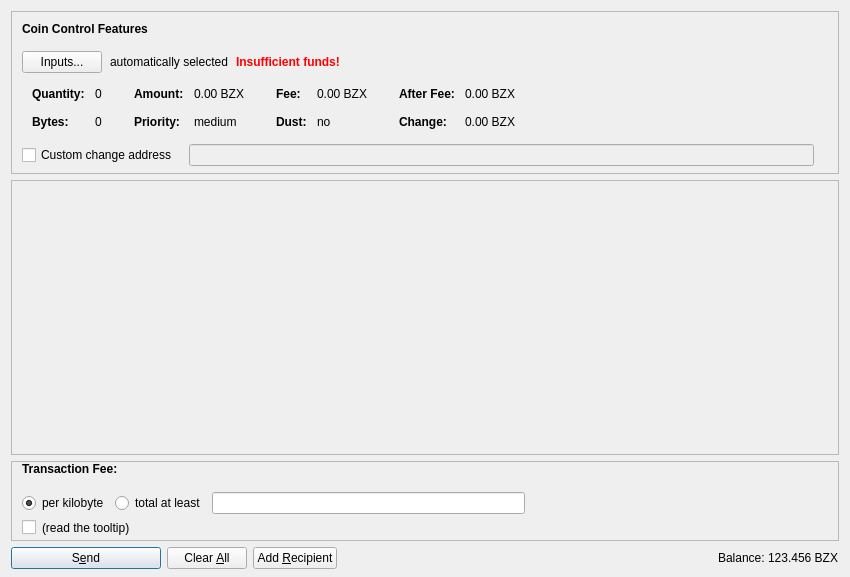
<?xml version="1.0" encoding="UTF-8"?>
<ui version="4.0">
 <class>SendCoinsDialog</class>
 <widget class="QDialog" name="SendCoinsDialog">
  <property name="geometry">
   <rect>
    <x>0</x>
    <y>0</y>
    <width>850</width>
    <height>577</height>
   </rect>
  </property>
  <property name="windowTitle">
   <string>Send Coins</string>
  </property>
  <layout class="QVBoxLayout" name="verticalLayout" stretch="0,1,0,0">
   <property name="bottomMargin">
    <number>8</number>
   </property>
   <item>
    <widget class="QFrame" name="frameCoinControl">
     <property name="sizePolicy">
      <sizepolicy hsizetype="Expanding" vsizetype="Expanding">
       <horstretch>0</horstretch>
       <verstretch>0</verstretch>
      </sizepolicy>
     </property>
     <property name="maximumSize">
      <size>
       <width>16777215</width>
       <height>16777215</height>
      </size>
     </property>
     <property name="frameShape">
      <enum>QFrame::StyledPanel</enum>
     </property>
     <property name="frameShadow">
      <enum>QFrame::Sunken</enum>
     </property>
     <layout class="QVBoxLayout" name="verticalLayoutCoinControl2">
      <property name="spacing">
       <number>0</number>
      </property>
      <property name="leftMargin">
       <number>0</number>
      </property>
      <property name="topMargin">
       <number>0</number>
      </property>
      <property name="rightMargin">
       <number>0</number>
      </property>
      <property name="bottomMargin">
       <number>6</number>
      </property>
      <item>
       <layout class="QVBoxLayout" name="verticalLayoutCoinControl" stretch="0,0,0,0,1">
        <property name="spacing">
         <number>0</number>
        </property>
        <property name="leftMargin">
         <number>10</number>
        </property>
        <property name="topMargin">
         <number>10</number>
        </property>
        <item>
         <layout class="QHBoxLayout" name="horizontalLayoutCoinControl1">
          <property name="bottomMargin">
           <number>15</number>
          </property>
          <item>
           <widget class="QLabel" name="labelCoinControlFeatures">
            <property name="sizePolicy">
             <sizepolicy hsizetype="Preferred" vsizetype="Maximum">
              <horstretch>0</horstretch>
              <verstretch>0</verstretch>
             </sizepolicy>
            </property>
            <property name="font">
             <font>
              <weight>75</weight>
              <bold>true</bold>
             </font>
            </property>
            <property name="styleSheet">
             <string notr="true">font-weight:bold;</string>
            </property>
            <property name="text">
             <string>Coin Control Features</string>
            </property>
           </widget>
          </item>
         </layout>
        </item>
        <item>
         <layout class="QHBoxLayout" name="horizontalLayoutCoinControl2" stretch="0,0,0,0">
          <property name="spacing">
           <number>8</number>
          </property>
          <property name="bottomMargin">
           <number>10</number>
          </property>
          <item>
           <widget class="QPushButton" name="pushButtonCoinControl">
            <property name="styleSheet">
             <string notr="true"/>
            </property>
            <property name="text">
             <string>Inputs...</string>
            </property>
            <property name="autoDefault">
             <bool>false</bool>
            </property>
           </widget>
          </item>
          <item>
           <widget class="QLabel" name="labelCoinControlAutomaticallySelected">
            <property name="text">
             <string>automatically selected</string>
            </property>
            <property name="margin">
             <number>5</number>
            </property>
           </widget>
          </item>
          <item>
           <widget class="QLabel" name="labelCoinControlInsuffFunds">
            <property name="font">
             <font>
              <weight>75</weight>
              <bold>true</bold>
             </font>
            </property>
            <property name="styleSheet">
             <string notr="true">color:red;font-weight:bold;</string>
            </property>
            <property name="text">
             <string>Insufficient funds!</string>
            </property>
            <property name="margin">
             <number>5</number>
            </property>
           </widget>
          </item>
          <item>
           <spacer name="horizontalSpacerCoinControl">
            <property name="orientation">
             <enum>Qt::Horizontal</enum>
            </property>
            <property name="sizeHint" stdset="0">
             <size>
              <width>40</width>
              <height>1</height>
             </size>
            </property>
           </spacer>
          </item>
         </layout>
        </item>
        <item>
         <widget class="QWidget" name="widgetCoinControl" native="true">
          <property name="sizePolicy">
           <sizepolicy hsizetype="Preferred" vsizetype="Preferred">
            <horstretch>0</horstretch>
            <verstretch>0</verstretch>
           </sizepolicy>
          </property>
          <property name="minimumSize">
           <size>
            <width>0</width>
            <height>0</height>
           </size>
          </property>
          <property name="styleSheet">
           <string notr="true"/>
          </property>
          <layout class="QHBoxLayout" name="horizontalLayoutCoinControl5">
           <property name="leftMargin">
            <number>0</number>
           </property>
           <property name="topMargin">
            <number>0</number>
           </property>
           <property name="rightMargin">
            <number>0</number>
           </property>
           <property name="bottomMargin">
            <number>0</number>
           </property>
           <item>
            <layout class="QHBoxLayout" name="horizontalLayoutCoinControl3" stretch="0,0,0,1">
             <property name="spacing">
              <number>20</number>
             </property>
             <property name="topMargin">
              <number>0</number>
             </property>
             <property name="bottomMargin">
              <number>10</number>
             </property>
             <item>
              <layout class="QFormLayout" name="formLayoutCoinControl1">
               <property name="horizontalSpacing">
                <number>10</number>
               </property>
               <property name="verticalSpacing">
                <number>14</number>
               </property>
               <property name="leftMargin">
                <number>10</number>
               </property>
               <property name="topMargin">
                <number>4</number>
               </property>
               <property name="rightMargin">
                <number>6</number>
               </property>
               <item row="0" column="0">
                <widget class="QLabel" name="labelCoinControlQuantityText">
                 <property name="font">
                  <font>
                   <weight>75</weight>
                   <bold>true</bold>
                  </font>
                 </property>
                 <property name="text">
                  <string>Quantity:</string>
                 </property>
                 <property name="margin">
                  <number>0</number>
                 </property>
                </widget>
               </item>
               <item row="0" column="1">
                <widget class="QLabel" name="labelCoinControlQuantity">
                 <property name="cursor">
                  <cursorShape>IBeamCursor</cursorShape>
                 </property>
                 <property name="contextMenuPolicy">
                  <enum>Qt::ActionsContextMenu</enum>
                 </property>
                 <property name="text">
                  <string notr="true">0</string>
                 </property>
                 <property name="margin">
                  <number>0</number>
                 </property>
                 <property name="textInteractionFlags">
                  <set>Qt::LinksAccessibleByMouse|Qt::TextSelectableByKeyboard|Qt::TextSelectableByMouse</set>
                 </property>
                </widget>
               </item>
               <item row="1" column="0">
                <widget class="QLabel" name="labelCoinControlBytesText">
                 <property name="font">
                  <font>
                   <weight>75</weight>
                   <bold>true</bold>
                  </font>
                 </property>
                 <property name="text">
                  <string>Bytes:</string>
                 </property>
                </widget>
               </item>
               <item row="1" column="1">
                <widget class="QLabel" name="labelCoinControlBytes">
                 <property name="cursor">
                  <cursorShape>IBeamCursor</cursorShape>
                 </property>
                 <property name="contextMenuPolicy">
                  <enum>Qt::ActionsContextMenu</enum>
                 </property>
                 <property name="text">
                  <string notr="true">0</string>
                 </property>
                 <property name="textInteractionFlags">
                  <set>Qt::LinksAccessibleByMouse|Qt::TextSelectableByKeyboard|Qt::TextSelectableByMouse</set>
                 </property>
                </widget>
               </item>
              </layout>
             </item>
             <item>
              <layout class="QFormLayout" name="formLayoutCoinControl2">
               <property name="horizontalSpacing">
                <number>10</number>
               </property>
               <property name="verticalSpacing">
                <number>14</number>
               </property>
               <property name="leftMargin">
                <number>6</number>
               </property>
               <property name="topMargin">
                <number>4</number>
               </property>
               <property name="rightMargin">
                <number>6</number>
               </property>
               <item row="0" column="0">
                <widget class="QLabel" name="labelCoinControlAmountText">
                 <property name="font">
                  <font>
                   <weight>75</weight>
                   <bold>true</bold>
                  </font>
                 </property>
                 <property name="text">
                  <string>Amount:</string>
                 </property>
                 <property name="margin">
                  <number>0</number>
                 </property>
                </widget>
               </item>
               <item row="0" column="1">
                <widget class="QLabel" name="labelCoinControlAmount">
                 <property name="cursor">
                  <cursorShape>IBeamCursor</cursorShape>
                 </property>
                 <property name="contextMenuPolicy">
                  <enum>Qt::ActionsContextMenu</enum>
                 </property>
                 <property name="text">
                  <string notr="true">0.00 BZX</string>
                 </property>
                 <property name="textInteractionFlags">
                  <set>Qt::LinksAccessibleByMouse|Qt::TextSelectableByKeyboard|Qt::TextSelectableByMouse</set>
                 </property>
                </widget>
               </item>
               <item row="1" column="0">
                <widget class="QLabel" name="labelCoinControlPriorityText">
                 <property name="font">
                  <font>
                   <weight>75</weight>
                   <bold>true</bold>
                  </font>
                 </property>
                 <property name="text">
                  <string>Priority:</string>
                 </property>
                </widget>
               </item>
               <item row="1" column="1">
                <widget class="QLabel" name="labelCoinControlPriority">
                 <property name="cursor">
                  <cursorShape>IBeamCursor</cursorShape>
                 </property>
                 <property name="contextMenuPolicy">
                  <enum>Qt::ActionsContextMenu</enum>
                 </property>
                 <property name="text">
                  <string notr="true">medium</string>
                 </property>
                 <property name="textInteractionFlags">
                  <set>Qt::LinksAccessibleByMouse|Qt::TextSelectableByKeyboard|Qt::TextSelectableByMouse</set>
                 </property>
                </widget>
               </item>
              </layout>
             </item>
             <item>
              <layout class="QFormLayout" name="formLayoutCoinControl3">
               <property name="horizontalSpacing">
                <number>10</number>
               </property>
               <property name="verticalSpacing">
                <number>14</number>
               </property>
               <property name="leftMargin">
                <number>6</number>
               </property>
               <property name="topMargin">
                <number>4</number>
               </property>
               <property name="rightMargin">
                <number>6</number>
               </property>
               <item row="0" column="0">
                <widget class="QLabel" name="labelCoinControlFeeText">
                 <property name="font">
                  <font>
                   <weight>75</weight>
                   <bold>true</bold>
                  </font>
                 </property>
                 <property name="text">
                  <string>Fee:</string>
                 </property>
                 <property name="margin">
                  <number>0</number>
                 </property>
                </widget>
               </item>
               <item row="0" column="1">
                <widget class="QLabel" name="labelCoinControlFee">
                 <property name="cursor">
                  <cursorShape>IBeamCursor</cursorShape>
                 </property>
                 <property name="contextMenuPolicy">
                  <enum>Qt::ActionsContextMenu</enum>
                 </property>
                 <property name="text">
                  <string notr="true">0.00 BZX</string>
                 </property>
                 <property name="textInteractionFlags">
                  <set>Qt::LinksAccessibleByMouse|Qt::TextSelectableByKeyboard|Qt::TextSelectableByMouse</set>
                 </property>
                </widget>
               </item>
               <item row="1" column="0">
                <widget class="QLabel" name="labelCoinControlLowOutputText">
                 <property name="font">
                  <font>
                   <weight>75</weight>
                   <bold>true</bold>
                  </font>
                 </property>
                 <property name="text">
                  <string>Dust:</string>
                 </property>
                </widget>
               </item>
               <item row="1" column="1">
                <widget class="QLabel" name="labelCoinControlLowOutput">
                 <property name="cursor">
                  <cursorShape>IBeamCursor</cursorShape>
                 </property>
                 <property name="contextMenuPolicy">
                  <enum>Qt::ActionsContextMenu</enum>
                 </property>
                 <property name="text">
                  <string notr="true">no</string>
                 </property>
                 <property name="textInteractionFlags">
                  <set>Qt::LinksAccessibleByMouse|Qt::TextSelectableByKeyboard|Qt::TextSelectableByMouse</set>
                 </property>
                </widget>
               </item>
              </layout>
             </item>
             <item>
              <layout class="QFormLayout" name="formLayoutCoinControl4">
               <property name="horizontalSpacing">
                <number>10</number>
               </property>
               <property name="verticalSpacing">
                <number>14</number>
               </property>
               <property name="leftMargin">
                <number>6</number>
               </property>
               <property name="topMargin">
                <number>4</number>
               </property>
               <property name="rightMargin">
                <number>6</number>
               </property>
               <item row="0" column="0">
                <widget class="QLabel" name="labelCoinControlAfterFeeText">
                 <property name="font">
                  <font>
                   <weight>75</weight>
                   <bold>true</bold>
                  </font>
                 </property>
                 <property name="text">
                  <string>After Fee:</string>
                 </property>
                 <property name="margin">
                  <number>0</number>
                 </property>
                </widget>
               </item>
               <item row="0" column="1">
                <widget class="QLabel" name="labelCoinControlAfterFee">
                 <property name="cursor">
                  <cursorShape>IBeamCursor</cursorShape>
                 </property>
                 <property name="contextMenuPolicy">
                  <enum>Qt::ActionsContextMenu</enum>
                 </property>
                 <property name="text">
                  <string notr="true">0.00 BZX</string>
                 </property>
                 <property name="textInteractionFlags">
                  <set>Qt::LinksAccessibleByMouse|Qt::TextSelectableByKeyboard|Qt::TextSelectableByMouse</set>
                 </property>
                </widget>
               </item>
               <item row="1" column="0">
                <widget class="QLabel" name="labelCoinControlChangeText">
                 <property name="font">
                  <font>
                   <weight>75</weight>
                   <bold>true</bold>
                  </font>
                 </property>
                 <property name="text">
                  <string>Change:</string>
                 </property>
                </widget>
               </item>
               <item row="1" column="1">
                <widget class="QLabel" name="labelCoinControlChange">
                 <property name="cursor">
                  <cursorShape>IBeamCursor</cursorShape>
                 </property>
                 <property name="contextMenuPolicy">
                  <enum>Qt::ActionsContextMenu</enum>
                 </property>
                 <property name="text">
                  <string notr="true">0.00 BZX</string>
                 </property>
                 <property name="textInteractionFlags">
                  <set>Qt::LinksAccessibleByMouse|Qt::TextSelectableByKeyboard|Qt::TextSelectableByMouse</set>
                 </property>
                </widget>
               </item>
              </layout>
             </item>
            </layout>
           </item>
          </layout>
         </widget>
        </item>
        <item>
         <layout class="QHBoxLayout" name="horizontalLayoutCoinControl4" stretch="0,0,0">
          <property name="spacing">
           <number>12</number>
          </property>
          <property name="sizeConstraint">
           <enum>QLayout::SetDefaultConstraint</enum>
          </property>
          <property name="topMargin">
           <number>5</number>
          </property>
          <property name="rightMargin">
           <number>5</number>
          </property>
          <item>
           <widget class="QCheckBox" name="checkBoxCoinControlChange">
            <property name="toolTip">
             <string>If this is activated, but the change address is empty or invalid, change will be sent to a newly generated address.</string>
            </property>
            <property name="text">
             <string>Custom change address</string>
            </property>
           </widget>
          </item>
          <item>
           <widget class="QValidatedLineEdit" name="lineEditCoinControlChange">
            <property name="enabled">
             <bool>false</bool>
            </property>
            <property name="sizePolicy">
             <sizepolicy hsizetype="Expanding" vsizetype="Fixed">
              <horstretch>0</horstretch>
              <verstretch>0</verstretch>
             </sizepolicy>
            </property>
           </widget>
          </item>
          <item>
           <widget class="QLabel" name="labelCoinControlChangeLabel">
            <property name="sizePolicy">
             <sizepolicy hsizetype="Preferred" vsizetype="Expanding">
              <horstretch>0</horstretch>
              <verstretch>0</verstretch>
             </sizepolicy>
            </property>
            <property name="minimumSize">
             <size>
              <width>0</width>
              <height>0</height>
             </size>
            </property>
            <property name="text">
             <string/>
            </property>
            <property name="margin">
             <number>3</number>
            </property>
           </widget>
          </item>
         </layout>
        </item>
        <item>
         <spacer name="verticalSpacerCoinControl">
          <property name="orientation">
           <enum>Qt::Vertical</enum>
          </property>
          <property name="sizeHint" stdset="0">
           <size>
            <width>800</width>
            <height>1</height>
           </size>
          </property>
         </spacer>
        </item>
       </layout>
      </item>
     </layout>
    </widget>
   </item>
   <item>
    <widget class="QScrollArea" name="scrollArea">
     <property name="widgetResizable">
      <bool>true</bool>
     </property>
     <widget class="QWidget" name="scrollAreaWidgetContents">
      <property name="geometry">
       <rect>
        <x>0</x>
        <y>0</y>
        <width>824</width>
        <height>198</height>
       </rect>
      </property>
      <layout class="QVBoxLayout" name="verticalLayout_2" stretch="0,1">
       <property name="leftMargin">
        <number>0</number>
       </property>
       <property name="topMargin">
        <number>0</number>
       </property>
       <property name="rightMargin">
        <number>0</number>
       </property>
       <property name="bottomMargin">
        <number>0</number>
       </property>
       <item>
        <layout class="QVBoxLayout" name="entries">
         <property name="spacing">
          <number>6</number>
         </property>
        </layout>
       </item>
       <item>
        <spacer name="verticalSpacer">
         <property name="orientation">
          <enum>Qt::Vertical</enum>
         </property>
         <property name="sizeHint" stdset="0">
          <size>
           <width>20</width>
           <height>40</height>
          </size>
         </property>
        </spacer>
       </item>
      </layout>
     </widget>
    </widget>
   </item>
   <item>
    <widget class="QFrame" name="frameFee">
     <property name="enabled">
      <bool>true</bool>
     </property>
     <property name="sizePolicy">
      <sizepolicy hsizetype="Expanding" vsizetype="Expanding">
       <horstretch>0</horstretch>
       <verstretch>0</verstretch>
      </sizepolicy>
     </property>
     <property name="maximumSize">
      <size>
       <width>16777215</width>
       <height>16777215</height>
      </size>
     </property>
     <property name="frameShape">
      <enum>QFrame::StyledPanel</enum>
     </property>
     <property name="frameShadow">
      <enum>QFrame::Sunken</enum>
     </property>
     <layout class="QVBoxLayout" name="verticalLayoutFee1">
      <property name="spacing">
       <number>0</number>
      </property>
      <property name="leftMargin">
       <number>0</number>
      </property>
      <property name="topMargin">
       <number>0</number>
      </property>
      <property name="rightMargin">
       <number>0</number>
      </property>
      <property name="bottomMargin">
       <number>0</number>
      </property>
      <item>
       <layout class="QVBoxLayout" name="verticalLayoutFee2" stretch="0,0,0">
        <property name="spacing">
         <number>0</number>
        </property>
        <property name="sizeConstraint">
         <enum>QLayout::SetMinimumSize</enum>
        </property>
        <property name="leftMargin">
         <number>10</number>
        </property>
        <property name="topMargin">
         <number>0</number>
        </property>
        <item>
         <layout class="QHBoxLayout" name="horizontalLayoutFee1">
          <property name="bottomMargin">
           <number>0</number>
          </property>
          <item>
           <layout class="QVBoxLayout" name="verticalLayoutFee7">
            <property name="spacing">
             <number>0</number>
            </property>
            <item>
             <layout class="QHBoxLayout" name="horizontalLayoutSmartFee">
              <property name="spacing">
               <number>10</number>
              </property>
              <item>
               <widget class="QLabel" name="labelFeeHeadline">
                <property name="sizePolicy">
                 <sizepolicy hsizetype="Preferred" vsizetype="Maximum">
                  <horstretch>0</horstretch>
                  <verstretch>0</verstretch>
                 </sizepolicy>
                </property>
                <property name="font">
                 <font>
                  <weight>75</weight>
                  <bold>true</bold>
                 </font>
                </property>
                <property name="styleSheet">
                 <string notr="true">font-weight:bold;</string>
                </property>
                <property name="text">
                 <string>Transaction Fee:</string>
                </property>
               </widget>
              </item>
             </layout>
            </item>
            <item>
             <spacer name="verticalSpacer_5">
              <property name="orientation">
               <enum>Qt::Vertical</enum>
              </property>
              <property name="sizeHint" stdset="0">
               <size>
                <width>1</width>
                <height>1</height>
               </size>
              </property>
             </spacer>
            </item>
           </layout>
          </item>
          <item>
           <spacer name="horizontalSpacer_4">
            <property name="orientation">
             <enum>Qt::Horizontal</enum>
            </property>
            <property name="sizeHint" stdset="0">
             <size>
              <width>40</width>
              <height>20</height>
             </size>
            </property>
           </spacer>
          </item>
         </layout>
        </item>
        <item>
         <widget class="QFrame" name="frameFeeSelection">
          <layout class="QVBoxLayout" name="verticalLayoutFee12">
           <property name="spacing">
            <number>0</number>
           </property>
           <property name="leftMargin">
            <number>0</number>
           </property>
           <property name="topMargin">
            <number>0</number>
           </property>
           <property name="rightMargin">
            <number>0</number>
           </property>
           <property name="bottomMargin">
            <number>0</number>
           </property>
           <item>
            <layout class="QGridLayout" name="gridLayoutFee">
             <property name="sizeConstraint">
              <enum>QLayout::SetNoConstraint</enum>
             </property>
             <property name="topMargin">
              <number>10</number>
             </property>
             <property name="bottomMargin">
              <number>4</number>
             </property>
             <property name="horizontalSpacing">
              <number>10</number>
             </property>
             <property name="verticalSpacing">
              <number>4</number>
             </property>
             <item row="0" column="0">
              <layout class="QVBoxLayout" name="verticalLayoutFee8">
               <property name="spacing">
                <number>6</number>
               </property>
               <item>
                <layout class="QHBoxLayout" name="horizontalLayoutFee13">
                 <item>
                  <widget class="QRadioButton" name="radioCustomPerKilobyte">
                   <property name="toolTip">
                    <string>If the custom fee is set to 1000 satoshis and the transaction is only 250 bytes, then &quot;per kilobyte&quot; only pays 250 satoshis in fee, while &quot;total at least&quot; pays 1000 satoshis. For transactions bigger than a kilobyte both pay by kilobyte.</string>
                   </property>
                   <property name="text">
                    <string>per kilobyte</string>
                   </property>
                   <property name="checked">
                    <bool>true</bool>
                   </property>
                  </widget>
                 </item>
                 <item>
                  <widget class="QRadioButton" name="radioCustomAtLeast">
                   <property name="toolTip">
                    <string>If the custom fee is set to 1000 satoshis and the transaction is only 250 bytes, then &quot;per kilobyte&quot; only pays 250 satoshis in fee, while &quot;total at least&quot; pays 1000 satoshis. For transactions bigger than a kilobyte both pay by kilobyte.</string>
                   </property>
                   <property name="text">
                    <string>total at least</string>
                   </property>
                  </widget>
                 </item>
                 <item>
                  <widget class="BitcoinAmountField" name="customFee"/>
                 </item>
                 <item>
                  <spacer name="horizontalSpacer_6">
                   <property name="orientation">
                    <enum>Qt::Horizontal</enum>
                   </property>
                   <property name="sizeHint" stdset="0">
                    <size>
                     <width>1</width>
                     <height>1</height>
                    </size>
                   </property>
                  </spacer>
                 </item>
                </layout>
               </item>
               <item>
                <layout class="QHBoxLayout" name="horizontalLayoutFee8">
                 <item>
                  <widget class="QCheckBox" name="checkBoxMinimumFee">
                   <property name="enabled">
                    <bool>true</bool>
                   </property>
                   <property name="toolTip">
                    <string>Paying only the minimum fee is just fine as long as there is less transaction volume than space in the blocks. But be aware that this can end up in a never confirming transaction once there is more demand for bitcoinzero transactions than the network can process.</string>
                   </property>
                   <property name="text">
                    <string/>
                   </property>
                  </widget>
                 </item>
                 <item>
                  <widget class="QLabel" name="labelMinFeeWarning">
                   <property name="enabled">
                    <bool>true</bool>
                   </property>
                   <property name="toolTip">
                    <string>Paying only the minimum fee is just fine as long as there is less transaction volume than space in the blocks. But be aware that this can end up in a never confirming transaction once there is more demand for bitcoinzero transactions than the network can process.</string>
                   </property>
                   <property name="text">
                    <string>(read the tooltip)</string>
                   </property>
                   <property name="margin">
                    <number>5</number>
                   </property>
                  </widget>
                 </item>
                 <item>
                  <spacer name="horizontalSpacer_2">
                   <property name="orientation">
                    <enum>Qt::Horizontal</enum>
                   </property>
                   <property name="sizeHint" stdset="0">
                    <size>
                     <width>1</width>
                     <height>1</height>
                    </size>
                   </property>
                  </spacer>
                 </item>
                </layout>
               </item>
              </layout>
             </item>
            </layout>
           </item>
          </layout>
         </widget>
        </item>
        <item>
         <spacer name="verticalSpacerFee">
          <property name="orientation">
           <enum>Qt::Vertical</enum>
          </property>
          <property name="sizeHint" stdset="0">
           <size>
            <width>800</width>
            <height>1</height>
           </size>
          </property>
         </spacer>
        </item>
       </layout>
      </item>
     </layout>
    </widget>
   </item>
   <item>
    <layout class="QHBoxLayout" name="horizontalLayout">
     <item>
      <widget class="QPushButton" name="sendButton">
       <property name="minimumSize">
        <size>
         <width>150</width>
         <height>0</height>
        </size>
       </property>
       <property name="toolTip">
        <string>Confirm the send action</string>
       </property>
       <property name="text">
        <string>S&amp;end</string>
       </property>
       <property name="icon">
        <iconset resource="../bitcoin.qrc">
         <normaloff>:/icons/send</normaloff>:/icons/send</iconset>
       </property>
       <property name="autoDefault">
        <bool>false</bool>
       </property>
       <property name="default">
        <bool>true</bool>
       </property>
      </widget>
     </item>
     <item>
      <widget class="QPushButton" name="clearButton">
       <property name="sizePolicy">
        <sizepolicy hsizetype="Minimum" vsizetype="Fixed">
         <horstretch>0</horstretch>
         <verstretch>0</verstretch>
        </sizepolicy>
       </property>
       <property name="toolTip">
        <string>Clear all fields of the form.</string>
       </property>
       <property name="text">
        <string>Clear &amp;All</string>
       </property>
       <property name="icon">
        <iconset resource="../bitcoin.qrc">
         <normaloff>:/icons/remove</normaloff>:/icons/remove</iconset>
       </property>
       <property name="autoDefault">
        <bool>false</bool>
       </property>
      </widget>
     </item>
     <item>
      <widget class="QPushButton" name="addButton">
       <property name="toolTip">
        <string>Send to multiple recipients at once</string>
       </property>
       <property name="text">
        <string>Add &amp;Recipient</string>
       </property>
       <property name="icon">
        <iconset resource="../bitcoin.qrc">
         <normaloff>:/icons/add</normaloff>:/icons/add</iconset>
       </property>
       <property name="autoDefault">
        <bool>false</bool>
       </property>
      </widget>
     </item>
     <item>
      <spacer name="horizontalSpacer">
       <property name="orientation">
        <enum>Qt::Horizontal</enum>
       </property>
       <property name="sizeHint" stdset="0">
        <size>
         <width>40</width>
         <height>20</height>
        </size>
       </property>
      </spacer>
     </item>
     <item>
      <layout class="QHBoxLayout" name="horizontalLayout_2">
       <property name="spacing">
        <number>3</number>
       </property>
       <item>
        <widget class="QLabel" name="label">
         <property name="sizePolicy">
          <sizepolicy hsizetype="Preferred" vsizetype="Fixed">
           <horstretch>0</horstretch>
           <verstretch>0</verstretch>
          </sizepolicy>
         </property>
         <property name="text">
          <string>Balance:</string>
         </property>
        </widget>
       </item>
       <item>
        <widget class="QLabel" name="labelBalance">
         <property name="sizePolicy">
          <sizepolicy hsizetype="Preferred" vsizetype="Fixed">
           <horstretch>0</horstretch>
           <verstretch>0</verstretch>
          </sizepolicy>
         </property>
         <property name="cursor">
          <cursorShape>IBeamCursor</cursorShape>
         </property>
         <property name="text">
          <string notr="true">123.456 BZX</string>
         </property>
         <property name="textInteractionFlags">
          <set>Qt::LinksAccessibleByMouse|Qt::TextSelectableByKeyboard|Qt::TextSelectableByMouse</set>
         </property>
        </widget>
       </item>
      </layout>
     </item>
    </layout>
   </item>
  </layout>
 </widget>
 <customwidgets>
  <customwidget>
   <class>QValidatedLineEdit</class>
   <extends>QLineEdit</extends>
   <header>qvalidatedlineedit.h</header>
  </customwidget>
  <customwidget>
   <class>BitcoinAmountField</class>
   <extends>QLineEdit</extends>
   <header>bitcoinamountfield.h</header>
   <container>1</container>
  </customwidget>
 </customwidgets>
 <resources>
  <include location="../bitcoin.qrc"/>
 </resources>
 <connections/>
</ui>
